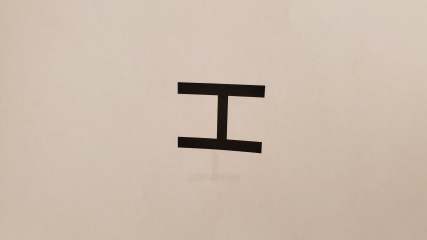
#> input picture RPi/H-sideways-small.jpg, 427 x 240 px; its folder holds only this picture in this run
$ python -i 'LetterDetector - Old.py'   (imports and definitions only)
#> lines starting #> are read from the running program, lines starting #| are printed output that depends on the picture; after the words box and inside, x2 and y2 are one past the last pixel; in counts of white or black regions, pixels touching at a corner belong together; long printed decimals are rounded
import cv2
import numpy as np
import time
#import pytesseract

#pytesseract.pytesseract.tesseract_cmd = r'C:\Program Files\Tesseract-OCR\tesseract.exe'

def areaFilter(img, maxArea=400):
    contours, h = cv2.findContours(img, cv2.RETR_EXTERNAL, cv2.CHAIN_APPROX_SIMPLE) # Get all contours for areaFilter to calculate area via contours

    # Calculating areas of each contour
    #areas = [cv2.contourArea(c) for c in contours]
    areas = []
    for i in range(0,len(contours)):
        area = cv2.contourArea(contours[i])
        areas.append(area)

    #print(areas)

    if len(areas) > 0:
        for i in range(0, len(contours)):
            if areas[i] < maxArea:
                cv2.drawContours(img, contours, i, (0,0,0), cv2.FILLED)

    return img

def RotateImage(i,angle, scale, border_mode=cv2.BORDER_CONSTANT, printOn=True):
    """
    Return the rotated and scaled image.
    By default the border_mode arg is BORDER_CONSTANT
    """
    (h, w) = i.shape[:2]
    if printOn:
        print ("h:{0}  w:{1}".format(h,w))
    center = (w // 2, h // 2)
    M = cv2.getRotationMatrix2D(center, angle, scale)
    return cv2.warpAffine(i, M, (w,h) ,flags=cv2.INTER_CUBIC, borderMode=border_mode )

def cuts(img, direction, height, width, value = 0, bf=False):
    LRCUT = 15
    TBCUT = 20 # 20 for Easy 2
    modifier = 6 # Modifier for TB based on side
    otherModifier = 50 # Modifier for bottom if top, etc.
    inverseModifier = 15 # Modifier for LR
    #if direction=="left":
    if bf:
        modifier+=5
    if True:
        img[0:TBCUT+modifier, :] = value # Cut more left of the image
    else:
        img[0:TBCUT+otherModifier, :] = value

    #if direction=="right":
    if False:
        img[height-TBCUT-modifier:height, :] = value
    else:
        img[height-TBCUT-otherModifier:height, :] = value

    img[:, 0:LRCUT+inverseModifier] = value
    img[:, width-LRCUT-inverseModifier:width] = value
    return img

# Fixes angle of HSU given the image, the contour analyzed, and the index of contour
def fixContourAngle(img, c, showFrame=True):
    angle = cv2.minAreaRect(c)[-1]
    #print("Angle:", angle)
    fixedImg = RotateImage(img, angle, 1.0, printOn=False)
    if showFrame:
        cv2.imshow("Rotated", fixedImg)
    return fixedImg

#------------------------------------------------------------------------------------------------------

height = 0
width = 0
depth = 0
hwRatio = 1.85

def getLetter(img, direction="right", showFrame=True, frameCounting=False, frameCount=1): #if we want to export imgs
    global height, width, depth
    (height, width, depth) = img.shape
    uncut_gray = cv2.cvtColor(img, cv2.COLOR_BGR2GRAY)
    gray = cuts(uncut_gray.copy(), direction, height, width, 255)

    blurred = cv2.GaussianBlur(gray, (9, 9), 6)
    thresh = cv2.threshold(blurred, 84, 255, cv2.THRESH_BINARY)[1] # 73 for easy 2
    if showFrame:
        cv2.imshow("thresh", thresh)
    gbr = processLetter(thresh, showFrame, frameCounting, frameCount)
    #print('returned')
    #print('GBR:', gbr)
    return gbr

    if gbr=="S" or gbr==None: # ADDED FOR DIFFICULT 2 | or gbr==None:
        gray2 = uncut_gray.copy() #cuts(uncut_gray.copy(), direction, height, width, 255)
        blurred = cv2.bilateralFilter(gray2, 5, 15, 15)
        method = {"mean": cv2.ADAPTIVE_THRESH_MEAN_C, "gaus": cv2.ADAPTIVE_THRESH_GAUSSIAN_C}
        thresh = cv2.adaptiveThreshold(gray2, 255, method["gaus"],cv2.THRESH_BINARY, 35, 7)
        thresh = cuts(thresh, direction, height, width, 255, bf=True) # BF TRUE only for DIFFICULT 2
        #print(thresh)

        '''gray3 = cuts(gray.copy(), direction, height, width, 0)
        sliceFilter = cv2.threshold(gray3, 1, 255, cv2.THRESH_BINARY)[1]'''

        f_thresh = thresh #np.logical_and(thresh, sliceFilter)
        #print(f_thresh.shape)

        #print(f_thresh)

        if showFrame:
            cv2.imshow("thresh - bilateral", f_thresh)
        bfr = processLetter(f_thresh, showFrame, frameCounting, frameCount, bfr = True)
        if bfr != None:
            print("BFR:", bfr)
        if bfr == 'H': #ADDED FOR DIFFICULT 2
            return 'H'
        if bfr == gbr and gbr == "S":
            return "S"
        else:
            return None
        #return bfr

    else:
        return gbr

def processLetter(thresh, showFrame=True, frameCounting=False, frameCount=1, bfr=True):
    #Cutting to get rid of treads and stuff
    #Current Cuts are for sideways-angled camera
    #thresh[:, 0:70] = 255
    #thresh[height-55:height, :] = 255
    '''
    thresh[:, width-50:width] = 255
    thresh[:, 0:50] = 255
    '''

    if frameCounting:
        cv2.imwrite("imgs/thresh - " + str(frameCount) + ".png", thresh)
    #dum, thresh = cv2.threshold(gray, 0, 255, cv2.THRESH_BINARY_INV+cv2.THRESH_OTSU)


    # IMAGE INVERTING
    thresh = cv2.bitwise_not(thresh.copy()) # Convert from mostly white to mostly black (since letter is black, and contour detection is on white)

    # AREA FILTER TO ELIMINATE NOISE
    areaFiltered = areaFilter(thresh, maxArea = 400) # Easy field 2 - 400
    areaFilteredCopy = areaFiltered.copy()

    if showFrame:
        if bfr:
            cv2.imshow("areaFilteredCopy - BFR", areaFilteredCopy)
        else:
            cv2.imshow("areaFilteredCopy", areaFilteredCopy)
    if frameCounting:
        cv2.imwrite("imgs/areaFilteredCopy - " + str(frameCount) + ".png", areaFilteredCopy)

    #PROCESSING STEP
    contours, h = cv2.findContours(areaFilteredCopy, cv2.RETR_TREE, cv2.CHAIN_APPROX_SIMPLE) # Should only be one contour because of image
    for i, c in enumerate(contours):
        if(cv2.contourArea(c)>420 and cv2.contourArea(c) < 4500): #550, 10000 for easy field 2

            # Fix angle of contour
            areaFilteredCopy = fixContourAngle(areaFilteredCopy, c, showFrame=True)
            areaFilteredCopy = areaFilter(areaFilteredCopy)
            contours, h = cv2.findContours(areaFilteredCopy, cv2.RETR_TREE, cv2.CHAIN_APPROX_SIMPLE) # Should only be one contour because of image
            if len(contours)==0:
                return None
            c = max(contours, key = cv2.contourArea) # Give the largest contour
            if cv2.contourArea(c) > 4500 or cv2.contourArea(c) < 550: # 550, 9000 for easy field 2
                continue

            #GETTING BOUNDING RECTANGLE
            rect = cv2.boundingRect(c)
            x,y,w,h = rect
            '''cv2.rectangle(img,(x,y),(x+w,y+h),(0,255,0),2) # draw the book contour (in green)
            cv2.imshow("Thresh", thresh)'''
            angle = 0 #cv2.minAreaRect(c)[-1]
            #print("Angle:", angle)
            #cropped = thresh[max(y-10,0):min(y+h+10,height), max(x-10,0):min(x+w+10, width)]
            cropped = areaFilteredCopy[y:y+h, x:x+w]
            if hwRatio*h < w or hwRatio*w < h: # If image dimensions are unreasonable
                continue

            #CHECKING IF WE NED TO ROTATE ROI
            if (w >= h):  #width must be smaller than height
                cropped = RotateImage(cropped,angle+90,1.0)
            else:
                cropped = RotateImage(cropped,angle,1.0)

            print("Area of ROI Contour:", cv2.contourArea(c))
            print("HW Ratio:", h/w, "WH Ratio:", w/h)

            if showFrame:
                if bfr:
                    cv2.imshow("ROI - bfr", cropped)
                else:
                    cv2.imshow("ROI", cropped)
            if frameCounting:
                cv2.imwrite("imgs/ROI - " + str(frameCount) + ".png", cropped)
            #   cv2.imwrite("imgs/ROI.png", cropped)
            croppedCopy = cropped.copy()

            # SLICING TO GET THE THREE REGIONS
            roiy, roix = croppedCopy.shape
            top = croppedCopy[0:int(roiy*0.20),0:roix]
            #mid = croppedCopy[int(roiy*0.37):int(roiy*0.67),0:roix]
            mid = croppedCopy[int(roiy*0.43):int(roiy*0.57),0:roix]
            bot = croppedCopy[int(roiy*0.80):roiy,0:roix]

            '''cv2.imwrite("RPi/HSU Stuff/H-Top.jpg", top)
            cv2.imwrite("RPi/HSU Stuff/H-Mid.jpg", mid)
            cv2.imwrite("RPi/HSU Stuff/H-Bot.jpg", bot)'''

            # Filter again (get rid of random micro-contours)
            areaFilter(top, maxArea=15)
            areaFilter(mid, maxArea=15)
            areaFilter(bot, maxArea=15)

            if showFrame:
                cv2.imshow("top", top)
                cv2.imshow("mid", mid)
                cv2.imshow("bot", bot)

            #CONTOURS FOR HSU DETECTION
            (contop, h) = cv2.findContours(top.copy(), cv2.RETR_EXTERNAL, cv2.CHAIN_APPROX_SIMPLE)
            (conmid, h) = cv2.findContours(mid.copy(), cv2.RETR_EXTERNAL, cv2.CHAIN_APPROX_SIMPLE)
            (conbot, h) = cv2.findContours(bot.copy(), cv2.RETR_EXTERNAL, cv2.CHAIN_APPROX_SIMPLE)

            #Determing HSU
            print("Top: {}, Mid: {}, Bot: {}".format(len(contop), len(conmid), len(conbot)))
            if len(contop) == 2 and len(conmid) == 1 and len(conbot) == 2:
                return 'H'
            elif len(contop) == 1 and len(conmid) == 1 and len(conbot) == 1:
                return "S"
            elif (len(contop) == 2 and len(conmid) == 2 and len(conbot) == 1) or (len(contop) == 1 and len(conmid) == 2 and len(conbot) == 2):
                return "U"
            else:
                return None
        else:
            #cv2.drawContours(thresh, contours, i, (0,0,0), cv2.FILLED)
            for k in range(len(contours)):
                cv2.drawContours(thresh, [contours[k]], 0, (0,0,0), cv2.FILLED)

    return None

>>> import cv2
>>> picture = cv2.imread('H-sideways-small.jpg')
#> picture is the input picture: shape (240, 427, 3); mean B, G, R 172.6, 187, 203.4
>>> result = getLetter(picture)
#> in getLetter, `uncut_gray = cv2.cvtColor(img, cv2.COLOR_BGR2GRAY)`:
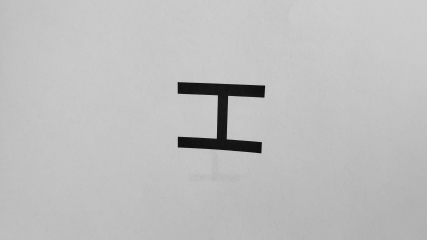
#> uncut_gray: shape (240, 427); min 13, max 208, mean 190.2
#> in cuts, `img[height-TBCUT-otherModifier:height, :] = value`:
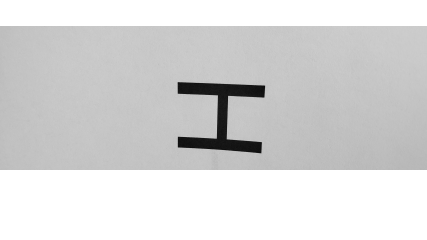
#> img: shape (240, 427); min 13, max 255, mean 215.9
#> in cuts, `img[:, width-LRCUT-inverseModifier:width] = value`:
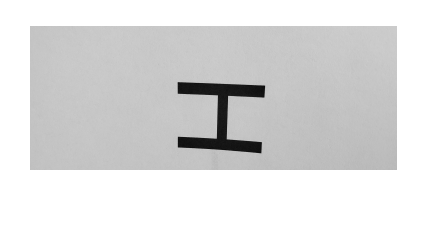
#> img: shape (240, 427); min 13, max 255, mean 221.1
#> in getLetter, `blurred = cv2.GaussianBlur(gray, (9, 9), 6)`:
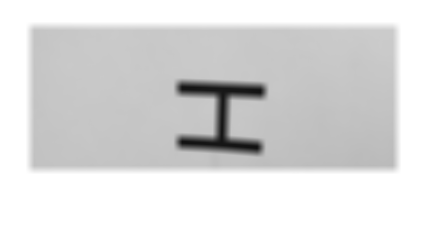
#> blurred: shape (240, 427); min 17, max 255, mean 221.1
#> in getLetter, `thresh = cv2.threshold(blurred, 84, 255, cv2.THRESH_BINARY)[1]`:
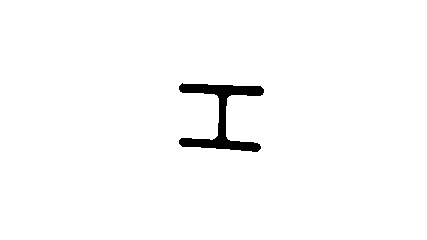
#> thresh: shape (240, 427); 98.2% white; 1 black region, box (x1, y1, x2, y2) and area: (179, 83, 264, 152) 1859
#> in processLetter, `thresh = cv2.bitwise_not(thresh.copy())`: thresh: shape (240, 427); 1.8% white; 1 white region
#> in areaFilter, `contours, h = cv2.findContours(img, cv2.RETR_EXTERNAL, cv2.CHAIN_APPRO..`: contours = 1 contour; box (x1, y1, x2, y2) and area: (179, 83, 264, 152) 1654; h = [[-1, -1, -1, -1]]
#> the loop in areaFilter, `for i in range(0,len(contours)):` made 1 pass
#> area on pass 1: 1654.5
#> after the loop in areaFilter, `for i in range(0,len(contours)):`: areas = [1654.5]
#> the loop in areaFilter, `for i in range(0, len(contours)):` made 1 pass
#> in processLetter, `contours, h = cv2.findContours(areaFilteredCopy, cv2.RETR_TREE, cv2.CH..`: h = [[-1, -1, -1, -1]]
#> the loop in processLetter, `for i, c in enumerate(contours):` made 1 pass
#> (rect, x, y) on pass 1: ((182, 83, 69, 88), 182, 83)
#| h:88  w:69
#| Area of ROI Contour: 1885.0
#| HW Ratio: 1.275 WH Ratio: 0.7841
#| Top: 2, Mid: 1, Bot: 2
#> pass 1, in fixContourAngle, `fixedImg = RotateImage(img, angle, 1.0, printOn=False)`:
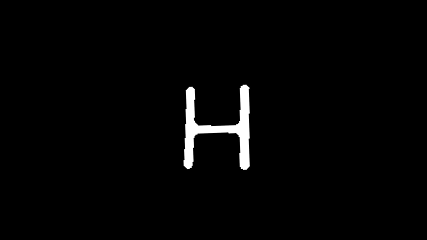
#> fixedImg: shape (240, 427); min 0, max 255, mean 4.6
#> pass 1, in processLetter, `cropped = areaFilteredCopy[y:y+h, x:x+w]`:
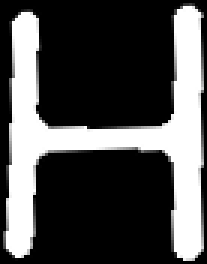
#> cropped: shape (88, 69) (shown 3 times larger); min 0, max 255, mean 78.1
#> after the loop in processLetter, `for i, c in enumerate(contours):`: angle = 0; roix = 69; roiy = 88; w = 69; x = 182; y = 83
#> in getLetter, `gbr = processLetter(thresh, showFrame, frameCounting, frameCount)`: gbr = 'H'
#> result = 'H'
